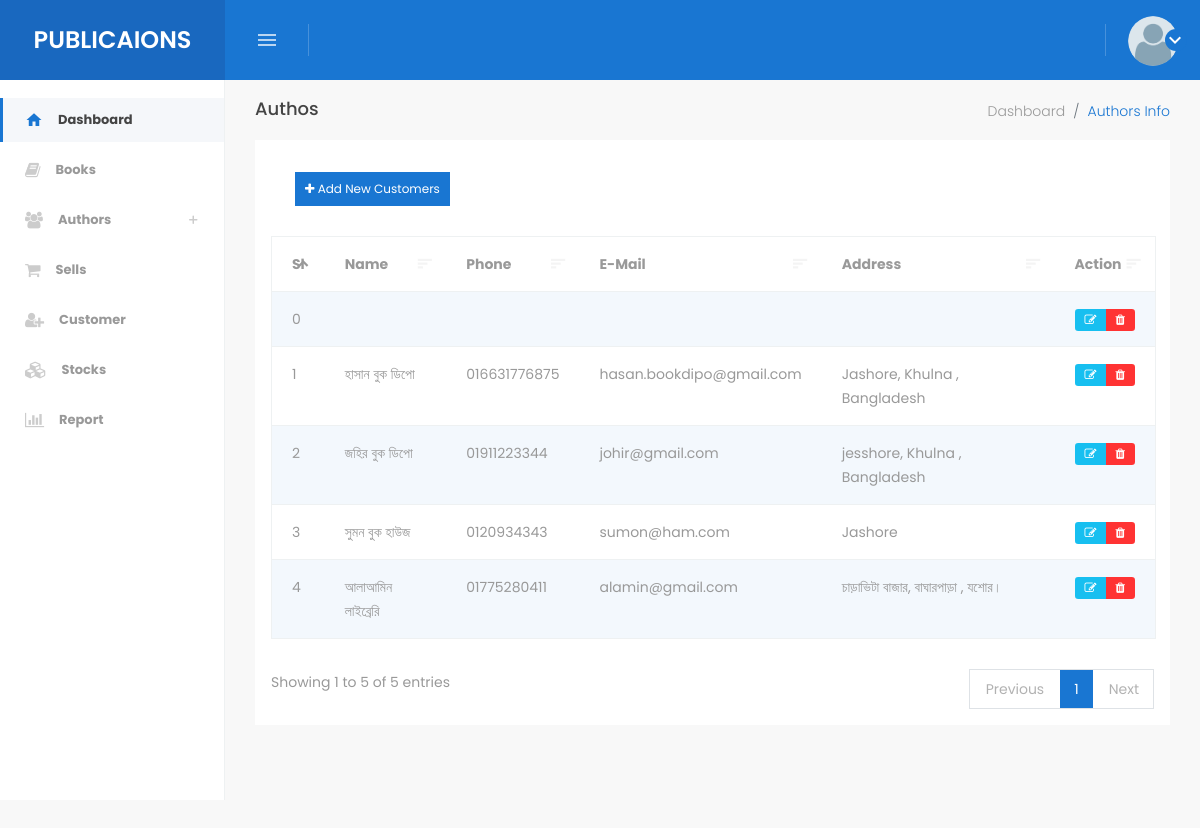
The page /index.php?page=customers (signed in) on the database its author committed.
### tables this page shows
CREATE TABLE `customers` (
  `c_id` int(10) NOT NULL,
  `c_name` varchar(100) NOT NULL,
  `c_addr` varchar(255) NOT NULL,
  `c_phn` varchar(12) NOT NULL,
  `c_mail` varchar(100) NOT NULL,
  `created_at` timestamp NOT NULL DEFAULT CURRENT_TIMESTAMP ON UPDATE CURRENT_TIMESTAMP,
  `updated_at` timestamp NOT NULL DEFAULT '0000-00-00 00:00:00',
  `deleted_at` timestamp NOT NULL DEFAULT '0000-00-00 00:00:00'
);

### app/init.php (called while the page is built, shortened)
<?php
require_once 'database/connection.php';
require_once 'classes/Object.php';
require_once 'classes/Customers.php';
global $pdo;
$obj = new Objects($pdo);
?>

### app/classes/Object.php (called while the page is built, shortened)
<?php
class Objects {
	protected $pdo;
	function __construct($pdo) {
		$this->pdo = $pdo;
	}
	public function all($table) {
		$stmt = $this->pdo->prepare("SELECT * FROM " . $table . "");
		$stmt->execute();
		return $stmt->fetchAll(PDO::FETCH_OBJ);
	}
}
?>

### public/pages/customers.php (the view, shortened to what this page needs)
<main class="main-wrapper clearfix">
    <div class="container-fluid">
        <div class="row page-title clearfix">
            <div class="page-title-left">
                <h6 class="page-title-heading mr-0 mr-r-5">Authos</h6>
            </div>
            <div class="page-title-right d-none d-sm-inline-flex">
                <ol class="breadcrumb">
                    <li class="breadcrumb-item"><a href="#">Dashboard</a>
                    </li>
                    <li class="breadcrumb-item active">Authors Info</li>
                </ol>
            </div>
        </div>
    </div>
    <div class="container-fluid">
        <div class="widget-list">
            <div class="row">
                <div class="col-md-12 widget-holder">
                    <div class="widget-bg p-3">
                        <button data-toggle="modal" data-target="#newCustomerModal" class="btn btn-primary btn-sm rounded-0 mt-3 ml-4"><i class="fa fa-plus"></i> &nbsp;Add New Customers</button>
                        <table class="table table-striped mt-0" data-toggle="datatables" data-plugin-options='{"searching": false}'>
                            <thead>
                                <tr>
                                    <th>Sl</th>
                                    <th>Name</th>
                                    <th>Phone</th>
                                    <th>E-Mail</th>
                                    <th>Address</th>
                                    <th>Action</th>
                                </tr>
                            </thead>
                            <tbody>
                                <?php $custData = $obj->all('customers') ?>
                                <?php foreach ($custData as $data): ?>
                                    <tr>
                                        <td><?php echo $data->c_id; ?></td>
                                        <td><?php echo $data->c_name; ?></td>
                                        <td><?php echo $data->c_phn; ?></td>
                                        <td><?php echo $data->c_mail; ?></td>
                                        <td><?php echo $data->c_addr; ?></td>
                                        <td><div class="btn-group"><button class="btn btn-sm btn-info"><i class="fa fa-edit"></i></button><button class="btn btn-sm btn-danger"><i class="fa fa-trash"></i></button></div></td>
                                    </tr>
                                <?php endforeach ?>
                            </tbody>
                        </table>
                    </div>
                </div>
            </div>
        </div>
    </div>
</div>
</div>

### includes/header.php (shortened to what this page needs)
<!DOCTYPE html>
<html lang="en">
<head>
    <link rel="stylesheet" href="assets/css/pace.css">
     <link href="<?php echo SITE_ROOT ?>vendor/datatables/1.10.18/css/jquery.dataTables.min.css" rel="stylesheet" type="text/css">
    <link href="<?php echo SITE_ROOT ?>assets/vendors/material-icons/material-icons.css" rel="stylesheet" type="text/css">
    <link href="<?php echo SITE_ROOT ?>assets/vendors/mono-social-icons/monosocialiconsfont.css" rel="stylesheet" type="text/css">
    <link href="<?php echo SITE_ROOT ?>assets/vendors/feather-icons/feather.css" rel="stylesheet" type="text/css">
    <link href="<?php echo SITE_ROOT ?>vendor/jquery.perfect-scrollbar/1.4.0/css/perfect-scrollbar.min.css" rel="stylesheet" type="text/css">
    <link href="<?php echo SITE_ROOT ?>vendor/font-awesome/4.7.0/css/font-awesome.min.css" rel="stylesheet" type="text/css">
    <link href="<?php echo SITE_ROOT ?>vendor/select2/4.0.5/css/select2.min.css" rel="stylesheet" type="text/css">
    <link href="<?php echo SITE_ROOT ?>vendor/jqvmap/1.5.1/jqvmap.min.css" rel="stylesheet" type="text/css">
    <link href="<?php echo SITE_ROOT ?>vendor/magnific-popup.js/1.1.0/magnific-popup.min.css" rel="stylesheet" type="text/css">
    <link href="<?php echo SITE_ROOT ?>assets/css/style.css" rel="stylesheet" type="text/css">
    <link href="<?php echo SITE_ROOT ?>assets/css/main.css" rel="stylesheet" type="text/css">
     <link href="vendor/bootstrap-datepicker/1.8.0/css/bootstrap-datepicker.min.css" rel="stylesheet" type="text/css">
</head>
<body class="sidebar-light sidebar-expand navbar-brand-dark">
    <div id="wrapper" class="wrapper">

### includes/navbar.php (shortened to what this page needs)
<nav class="navbar">
         <div class="container-fluid px-0 align-items-stretch">
             <div class="navbar-header">
                 <a href="index.php" class="navbar-brand center">
			<span class="text-white">PUBLICAIONS</span>
                 </a>
             </div>
             <ul class="nav navbar-nav">
                 <li class="sidebar-toggle dropdown"><a href="javascript:void(0)" class="ripple"><i class="material-icons list-icon md-24">menu</i></a>
                 </li>
             </ul>
             <div class="spacer"></div>
             <ul class="nav navbar-nav">
                 <li class="dropdown"><a href="javascript:void(0);" class="dropdown-toggle dropdown-toggle-user ripple" data-toggle="dropdown"><span class="avatar thumb-xs2"><img src="assets/demo/users/user1.jpg" class="rounded-circle" alt=""> <i class="material-icons list-icon">expand_more</i></span></a>
         </li>
         </ul>
 </div>
 </nav>

### includes/sidebar.php (shortened to what this page needs)
<div class="content-wrapper">
	<aside class="site-sidebar scrollbar-enabled" data-suppress-scroll-x="true">
		<nav class="sidebar-nav">
			<ul class="nav in side-menu">
				<li class="current-page active">
					<a href="index.php"><i class="list-icon material-icons">home</i> <span class="hide-menu">Dashboard</span></a>
				</li>
				<li class="current-page">
						<a href="index.php?page=books">
							<i class="list-icon  fa fa-book"></i> <span class="hide-menu">Books</span>
						</a>
					</li>
					<li class="menu-item-has-children current-page">
						<a href="javascript:void(0);"><i class="list-icon fa fa-users"></i><span class="hide-menu">Authors</span></a>
						</li>
					<li class="current-page">
						<a href="index.php?page=sell"><i class="list-icon fa fa-shopping-cart"></i> <span class="hide-menu">Sells</span></a>
					</li>
					<li class="current-page">
						<a href="index.php?page=customers"><i class="list-icon fa fa-user-plus"></i> <span class="hide-menu">Customer</span></a>
					</li>
					<li class="current-page">
						<a href="index.php?page=stocks"><i class="list-icon fa fa-cubes"></i> <span class="hide-menu">Stocks</span></a>
					</li>
					<li class="current-page">
						<a href="index.php?page=report"><i class="list-icon fa fa-bar-chart"></i> <span class="hide-menu">Report</span></a>
					</li>
				</ul>
			</nav>
		</aside>

### index.php (shortened to what this page needs)
<?php
require_once('app/init.php');
 ?>
<?php require_once('includes/header.php') ?>
<?php require_once('includes/navbar.php') ?>
<?php require_once('includes/sidebar.php') ?>
<?php
	if(isset($_GET['page'])){
		$page='public/pages/'.$_GET['page'].".php";
	}
	else{
		$page="public/pages/home.php";
	}
	if(file_exists($page)){
		include $page;
	}
	else{
		$page="public/pages/home.php";
	}
?>
<?php require_once('includes/footer.php') ?>

### includes/footer.php (shortened to what this page needs)
</body>
</html>

### rows shown on the page
customers: c_id "0"
customers: c_id "1", c_name "হাসান বুক ডিপো", c_phn "016631776875", c_mail "hasan.bookdipo@gmail.com", c_addr "Jashore, Khulna , Bangladesh"
customers: c_id "2", c_name "জহির বুক ডিপো", c_phn "01911223344", c_mail "johir@gmail.com", c_addr "jesshore, Khulna , Bangladesh"
customers: c_id "3", c_name "সুমন বুক হাউজ", c_phn "0120934343", c_mail "sumon@ham.com", c_addr "Jashore"
customers: c_id "4", c_name "আলাআমিন লাইব্রেরি", c_phn "01775280411", c_mail "alamin@gmail.com", c_addr "চাড়াভিটা বাজার, বাঘারপাড়া , যশোর।"
